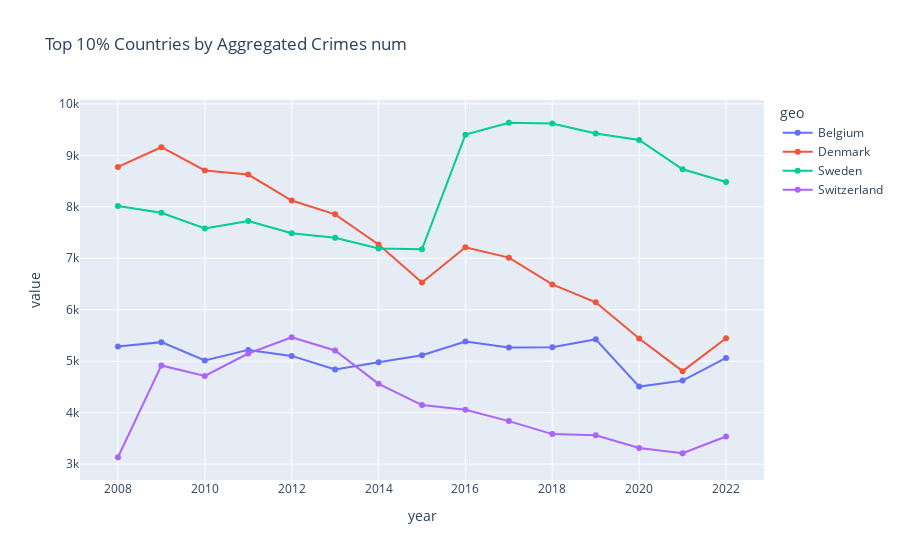
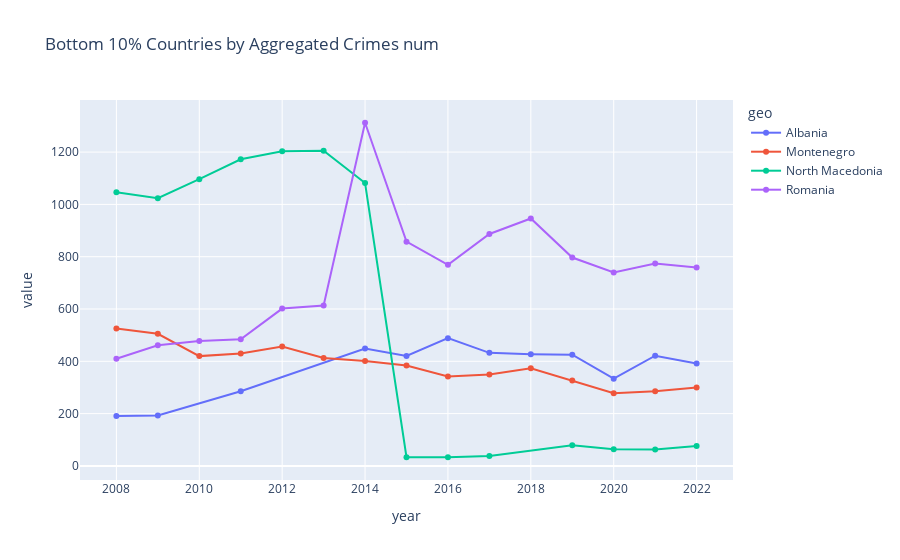

The notebook cell these images were saved under, in order:
### Code cell
import pandas as pd
import plotly.express as px
df = pd.read_csv(r'..\processed_data\crimes_crime_by_category.csv')

# ignore all rows with total values
df = df[~df['geo'].str.contains('Total')]
value_col = df.columns[-1]
aggregated_obs_values = df.groupby(['geo', 'year'])[value_col].sum()

threshold = 0.25 * df["year"].nunique()

group = df.groupby('geo')

countries_to_remove = []

for geo, group_data in group:
    year_counts = group_data['year'].value_counts()
    missing_counts = df["year"].nunique() - year_counts.count()
    
    if missing_counts > threshold:
        countries_to_remove.append(geo)

df_copy = df[~df['geo'].isin(countries_to_remove)]
aggregated_obs_values = df_copy.groupby(['geo', 'year'])[value_col].sum()

top_threshold = aggregated_obs_values.groupby('geo').mean().quantile(0.9)
top_countries = aggregated_obs_values.groupby('geo').mean()
top_countries = top_countries[top_countries > top_threshold].index
filtered_top_df = aggregated_obs_values.loc[top_countries].reset_index()

bottom_threshold = aggregated_obs_values.groupby('geo').mean().quantile(0.1)
bottom_countries = aggregated_obs_values.groupby('geo').mean()
bottom_countries = bottom_countries[bottom_countries < bottom_threshold].index
filtered_bottom_df = aggregated_obs_values.loc[bottom_countries].reset_index()


fig = px.line(filtered_top_df, x='year', y=[value_col], color='geo', 
              markers=True, title=f'Top 10% Countries by Aggregated {value_col}')
fig.show()

fig = px.line(filtered_bottom_df, x='year', y=[value_col], color='geo', 
              markers=True, title=f'Bottom 10% Countries by Aggregated {value_col}')
fig.show()

### Figure 1 — Plotly figure (JSON) as saved in the notebook; plotly's stock layout.template omitted (floating-point values rounded to 4 significant figures)
{"data": [{"hovertemplate": "geo=Belgium<br>variable=Crimes num<br>year=%{x}<br>value=%{y}<extra></extra>", "legendgroup": "Belgium", "line": {"color": "#636efa", "dash": "solid"}, "marker": {"symbol": "circle"}, "mode": "lines+markers", "name": "Belgium", "orientation": "v", "showlegend": true, "type": "scatter", "x": [2008, 2009, 2010, 2011, 2012, 2013, 2014, 2015, 2016, 2017, 2018, 2019, 2020, 2021, 2022], "xaxis": "x", "y": [5287.0, 5371.0, 5014.0, 5220.0, 5103.0, 4839.0, 4980.0, 5118.0, 5383.0, 5264.0, 5271.0, 5426.0, 4507.0, 4623.0, 5064.0], "yaxis": "y"}, {"hovertemplate": "geo=Denmark<br>variable=Crimes num<br>year=%{x}<br>value=%{y}<extra></extra>", "legendgroup": "Denmark", "line": {"color": "#EF553B", "dash": "solid"}, "marker": {"symbol": "circle"}, "mode": "lines+markers", "name": "Denmark", "orientation": "v", "showlegend": true, "type": "scatter", "x": [2008, 2009, 2010, 2011, 2012, 2013, 2014, 2015, 2016, 2017, 2018, 2019, 2020, 2021, 2022], "xaxis": "x", "y": [8775.0, 9158.0, 8707.0, 8628.0, 8122.0, 7854.0, 7267.0, 6529.0, 7213.0, 7012.0, 6493.0, 6144.0, 5442.0, 4807.0, 5446.0], "yaxis": "y"}, {"hovertemplate": "geo=Sweden<br>variable=Crimes num<br>year=%{x}<br>value=%{y}<extra></extra>", "legendgroup": "Sweden", "line": {"color": "#00cc96", "dash": "solid"}, "marker": {"symbol": "circle"}, "mode": "lines+markers", "name": "Sweden", "orientation": "v", "showlegend": true, "type": "scatter", "x": [2008, 2009, 2010, 2011, 2012, 2013, 2014, 2015, 2016, 2017, 2018, 2019, 2020, 2021, 2022], "xaxis": "x", "y": [8018.0, 7885.0, 7581.0, 7723.0, 7488.0, 7399.0, 7190.0, 7176.0, 9402.0, 9634.0, 9620.0, 9424.0, 9299.0, 8730.0, 8483.0], "yaxis": "y"}, {"hovertemplate": "geo=Switzerland<br>variable=Crimes num<br>year=%{x}<br>value=%{y}<extra></extra>", "legendgroup": "Switzerland", "line": {"color": "#ab63fa", "dash": "solid"}, "marker": {"symbol": "circle"}, "mode": "lines+markers", "name": "Switzerland", "orientation": "v", "showlegend": true, "type": "scatter", "x": [2008, 2009, 2010, 2011, 2012, 2013, 2014, 2015, 2016, 2017, 2018, 2019, 2020, 2021, 2022], "xaxis": "x", "y": [3134.0, 4918.0, 4714.0, 5149.0, 5466.0, 5209.0, 4561.0, 4148.0, 4059.0, 3836.0, 3584.0, 3561.0, 3315.0, 3214.0, 3537.0], "yaxis": "y"}], "layout": {"legend": {"title": {"text": "geo"}, "tracegroupgap": 0}, "title": {"text": "Top 10% Countries by Aggregated Crimes num"}, "xaxis": {"anchor": "y", "domain": [0, 1], "title": {"text": "year"}}, "yaxis": {"anchor": "x", "domain": [0, 1], "title": {"text": "value"}}}}

### Figure 2 — Plotly figure (JSON) as saved in the notebook; plotly's stock layout.template omitted (floating-point values rounded to 4 significant figures)
{"data": [{"hovertemplate": "geo=Albania<br>variable=Crimes num<br>year=%{x}<br>value=%{y}<extra></extra>", "legendgroup": "Albania", "line": {"color": "#636efa", "dash": "solid"}, "marker": {"symbol": "circle"}, "mode": "lines+markers", "name": "Albania", "orientation": "v", "showlegend": true, "type": "scatter", "x": [2008, 2009, 2011, 2014, 2015, 2016, 2017, 2018, 2019, 2020, 2021, 2022], "xaxis": "x", "y": [190.9, 192.9, 285.4, 448.6, 420.4, 488.5, 432.3, 427.2, 425.2, 333.8, 421.4, 391.8], "yaxis": "y"}, {"hovertemplate": "geo=Montenegro<br>variable=Crimes num<br>year=%{x}<br>value=%{y}<extra></extra>", "legendgroup": "Montenegro", "line": {"color": "#EF553B", "dash": "solid"}, "marker": {"symbol": "circle"}, "mode": "lines+markers", "name": "Montenegro", "orientation": "v", "showlegend": true, "type": "scatter", "x": [2008, 2009, 2010, 2011, 2012, 2013, 2014, 2015, 2016, 2017, 2018, 2019, 2020, 2021, 2022], "xaxis": "x", "y": [525.4, 505.4, 419.9, 429.6, 456.9, 412.8, 401.4, 383.7, 342.3, 349.6, 373.7, 326.9, 277.7, 285.9, 300.0], "yaxis": "y"}, {"hovertemplate": "geo=North Macedonia<br>variable=Crimes num<br>year=%{x}<br>value=%{y}<extra></extra>", "legendgroup": "North Macedonia", "line": {"color": "#00cc96", "dash": "solid"}, "marker": {"symbol": "circle"}, "mode": "lines+markers", "name": "North Macedonia", "orientation": "v", "showlegend": true, "type": "scatter", "x": [2008, 2009, 2010, 2011, 2012, 2013, 2014, 2015, 2016, 2017, 2019, 2020, 2021, 2022], "xaxis": "x", "y": [1046.0, 1024.0, 1097.0, 1173.0, 1203.0, 1205.0, 1082.0, 33.29, 33.16, 38.11, 78.83, 63.43, 63.23, 76.26], "yaxis": "y"}, {"hovertemplate": "geo=Romania<br>variable=Crimes num<br>year=%{x}<br>value=%{y}<extra></extra>", "legendgroup": "Romania", "line": {"color": "#ab63fa", "dash": "solid"}, "marker": {"symbol": "circle"}, "mode": "lines+markers", "name": "Romania", "orientation": "v", "showlegend": true, "type": "scatter", "x": [2008, 2009, 2010, 2011, 2012, 2013, 2014, 2015, 2016, 2017, 2018, 2019, 2020, 2021, 2022], "xaxis": "x", "y": [410.1, 461.6, 478.0, 483.9, 601.6, 613.2, 1312.0, 857.5, 768.9, 887.0, 946.3, 796.8, 739.5, 774.1, 759.1], "yaxis": "y"}], "layout": {"legend": {"title": {"text": "geo"}, "tracegroupgap": 0}, "title": {"text": "Bottom 10% Countries by Aggregated Crimes num"}, "xaxis": {"anchor": "y", "domain": [0, 1], "title": {"text": "year"}}, "yaxis": {"anchor": "x", "domain": [0, 1], "title": {"text": "value"}}}}
